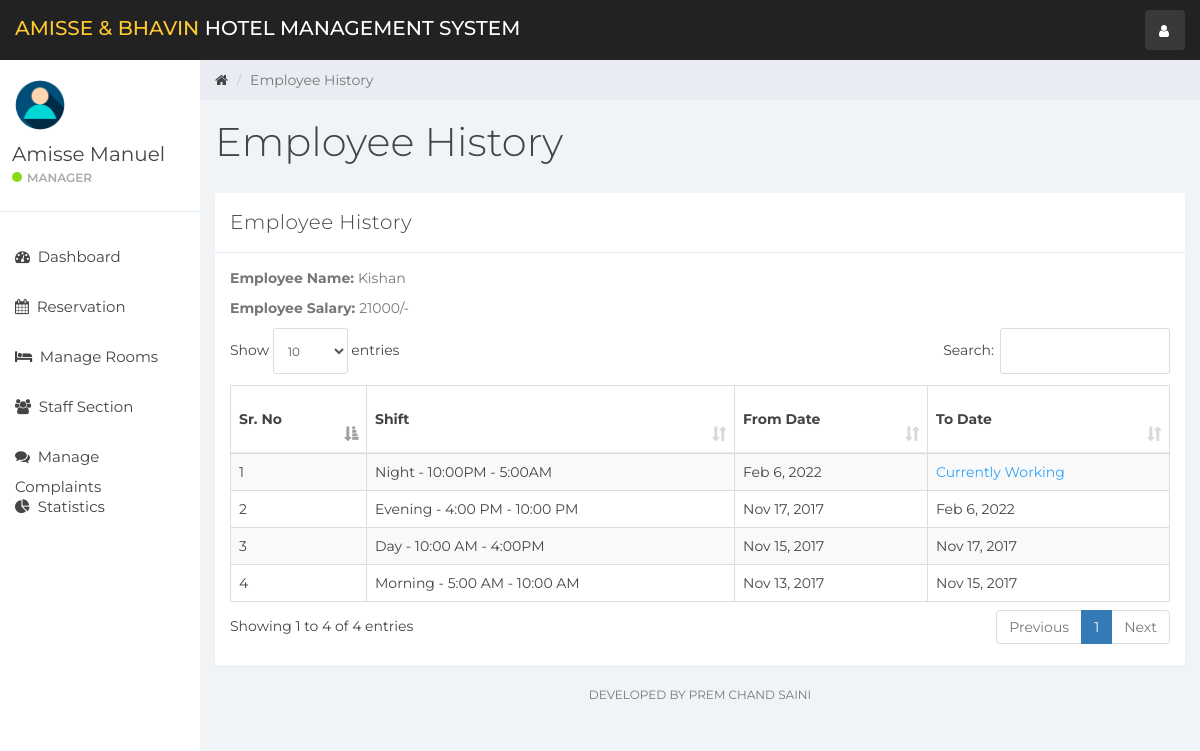
/index.php?emp_history&empid=1 (signed in), run on the app's committed database.
### tables this page shows
CREATE TABLE `user` (
  `id` int(11) NOT NULL,
  `name` varchar(100) NOT NULL,
  `username` varchar(15) NOT NULL,
  `email` varchar(100) NOT NULL,
  `password` varchar(100) NOT NULL,
  `created_at` timestamp NOT NULL DEFAULT current_timestamp()
);

CREATE TABLE `staff` (
  `emp_id` int(11) NOT NULL,
  `emp_name` varchar(100) NOT NULL,
  `staff_type_id` int(11) NOT NULL,
  `shift_id` int(11) NOT NULL,
  `id_card_type` int(11) NOT NULL,
  `id_card_no` varchar(20) NOT NULL,
  `address` varchar(100) NOT NULL,
  `contact_no` bigint(20) NOT NULL,
  `salary` bigint(20) NOT NULL,
  `joining_date` timestamp NOT NULL DEFAULT current_timestamp(),
  `updated_at` timestamp NOT NULL DEFAULT current_timestamp() ON UPDATE current_timestamp()
);

CREATE TABLE `emp_history` (
  `id` int(11) NOT NULL,
  `emp_id` int(11) NOT NULL,
  `shift_id` int(11) NOT NULL,
  `from_date` timestamp NOT NULL DEFAULT current_timestamp(),
  `to_date` timestamp NULL DEFAULT NULL,
  `created_at` timestamp NOT NULL DEFAULT current_timestamp()
);

CREATE TABLE `shift` (
  `shift_id` int(10) NOT NULL,
  `shift` varchar(100) NOT NULL,
  `shift_timing` varchar(100) NOT NULL
);

### emp_history.php (the view, shortened to what this page needs)
<div class="col-sm-9 col-sm-offset-3 col-lg-10 col-lg-offset-2 main">
    <div class="row">
        <ol class="breadcrumb">
            <li><a href="#">
                    <em class="fa fa-home"></em>
                </a></li>
            <li class="active">Employee History</li>
        </ol>
    </div>
    <div class="row">
        <div class="col-lg-12">
            <h1 class="page-header">Employee History</h1>
        </div>
    </div>
    <div class="row">
        <div class="col-lg-12">
            <div class="panel panel-default">
                <div class="panel-heading">Employee History</div>
                <div class="panel-body">
                    <?php
                    if(isset($_GET['empid'])){
                        $emp_id = $_GET['empid'];
                    }else{
                        header('Location:404.php');
                    }
                    $emp = "SELECT * FROM staff WHERE emp_id='$emp_id'";
                    $emp_result = mysqli_query($connection,$emp);
                    $employee = mysqli_fetch_assoc($emp_result);
                    ?>
                    <p><b>Employee Name: </b> <?php echo $employee['emp_name']; ?></p>
                    <p><b>Employee Salary: </b> <?php echo $employee['salary'].'/-'; ?></p>
                    <table class="table table-striped table-bordered table-responsive" cellspacing="0" width="100%"
                           id="rooms">
                        <thead>
                        <tr>
                            <th>Sr. No</th>
                            <th>Shift</th>
                            <th>From Date</th>
                            <th>To Date</th>
                        </tr>
                        </thead>
                        <tbody>
                        <?php
                        $staff_query = "SELECT * FROM emp_history NATURAL JOIN shift WHERE emp_id = '$emp_id' ORDER BY created_at DESC";
                        $staff_result = mysqli_query($connection, $staff_query);
                        if (mysqli_num_rows($staff_result) > 0) {
                            $num = 0;
                            while ($staff = mysqli_fetch_assoc($staff_result)) {
                                $num++;
                                ?>
                                <tr>
                                    <td><?php echo $num; ?></td>
                                    <td><?php echo $staff['shift'].' - '.$staff['shift_timing']; ?></td>
                                    <td><?php echo date('M j, Y', strtotime($staff['from_date'])); ?></td>
                                    <td>
                                        <?php
                                        if ($staff['to_date'] == NULL){
                                            echo "<div class='color-blue'>Currently Working</div>";
                                        }else{
                                            echo date('M j, Y', strtotime($staff['to_date']));
                                        }?>
                                    </td>
                                </tr>
                                <?php
                            }
                        }
                        ?>
                        </tbody>
                    </table>
                </div>
            </div>
        </div>
    </div>
    <div class="row">
        <div class="col-sm-12">
        <p class="back-link">Developed By Prem Chand Saini</p>
        </div>
    </div>
</div>

### sidebar.php (shortened to what this page needs)
<div id="sidebar-collapse" class="col-sm-3 col-lg-2 sidebar">
    <div class="profile-sidebar">
        <div class="profile-userpic">
            <img src="img/user.png" class="img-responsive" alt="">
        </div>
        <div class="profile-usertitle">
            <div class="profile-usertitle-name"><?php echo $user['name'];?></div>
            <div class="profile-usertitle-status"><span class="indicator label-success"></span>Manager</div>
        </div>
    </div>
    <ul class="nav menu">
    <?php
        if (isset($_GET['dashboard'])){ ?>
            <li class="active">
                <a href="index.php?dashboard"><em class="fa fa-dashboard">&nbsp;</em>
                    Dashboard
                </a>
            </li>
        <?php } else{?>
            <li>
                <a href="index.php?dashboard"><em class="fa fa-dashboard">&nbsp;</em>
                    Dashboard
                </a>
            </li>
        <?php }
        if (isset($_GET['reservation'])){ ?>
            <li class="active">
            <a href="index.php?reservation"><em class="fa fa-calendar">&nbsp;</em>
                    Reservation
                </a>
            </li>
        <?php } else{?>
            <li>
            <a href="index.php?reservation"><em class="fa fa-calendar">&nbsp;</em>
                    Reservation
                </a>
            </li>
        <?php }
        if (isset($_GET['room_mang'])){ ?>
            <li class="active">
                <a href="index.php?room_mang"><em class="fa fa-bed">&nbsp;</em>
                    Manage Rooms
                </a>
            </li>
        <?php } else{?>
            <li>
            <a href="index.php?room_mang"><em class="fa fa-bed">&nbsp;</em>
                    Manage Rooms
                </a>
            </li>
        <?php }
        if (isset($_GET['staff_mang'])){ ?>
            <li class="active">
                <a href="index.php?staff_mang"><em class="fa fa-users">&nbsp;</em>
                    Staff Section
                </a>
            </li>
        <?php } else{?>
            <li>
                <a href="index.php?staff_mang"><em class="fa fa-users">&nbsp;</em>
                    Staff Section
                </a>
            </li>
        <?php }
        if (isset($_GET['complain'])){ ?>
            <li class="active">
                <a href="index.php?complain"><em class="fa fa-comments">&nbsp;</em>
                    Manage Complaints
                </a>
            </li>
        <?php } else{?>
            <li>
                <a href="index.php?complain"><em class="fa fa-comments">&nbsp;</em>
                    Manage Complaints
                </a>
            </li>
        <?php }
        ?>
        <?php
        if (isset($_GET['statistics'])){ ?>
            <li class="active">
                <a href="index.php?statistics"><em class="fa fa-pie-chart">&nbsp;</em>
                    Statistics
                </a>
            </li>
        <?php } else{?>
        <li>
            <a href="index.php?statistics"><em class="fa fa-pie-chart">&nbsp;</em>
                Statistics
            </a>
        </li>
<?php }?>
    </ul>
</div>

### css/styles.css (style rules this page uses)
body { background: #f1f4f7; padding-top: 60px; font-size: 14px; color: #444444; font-family: "Montserrat", "Helvetica Neue", Helvetica, Arial, sans-serif; }
p { color: #777; }
a, a:hover, a:focus { color: #444444; }
h1, h2, h3, h4, h5, h6 { color: #444444; }
h1 { font-weight: 300; font-size: 40px; }
.color-blue { color: #30a5ff; }
.label-success { background-color: #8ad919; }
.panel { border: 0; }
.panel-heading { font-size: 20px; font-weight: 300; letter-spacing: 0.025em; height: 60px; line-height: 38px; }
.panel-default .panel-heading { background: #fff; border-bottom: 1px solid #e9ecf2; color: #444444; }
.sidebar { display: block; padding: 0; display: none; box-shadow: none; background: #fff; }
.sidebar ul { margin: 20px 0px; }
@media (min-width: 768px) { .sidebar { display: block; position: fixed; top: 60px; bottom: 0; left: 0; z-index: 1000; display: block; margin: 0; padding: 0; overflow-x: hidden; overflow-y: auto; } }
.sidebar ul.nav li a { height: 50px; font-size: 15px; line-height: 2em; color: #444444; }
.profile-sidebar { padding: 10px 0; border-bottom: 1px solid #e9ecf2; }
.indicator { width: 10px; height: 10px; display: inline-block; border-radius: 9999px; margin-right: 5px; }
.profile-userpic img { float: left; margin: 10px 0px 0px 15px; width: 50px; height: 50px; border-radius: 9999px !important; }
.profile-usertitle { float: left; text-align: left; margin: 10px 0 0 12px; }
.profile-usertitle-name { font-size: 20px; margin-bottom: 0px; }
.profile-usertitle-status { text-transform: uppercase; color: #aaa; font-size: 12px; font-weight: 600; margin-bottom: 15px; }
.breadcrumb { border-radius: 0; padding: 10px 15px 10px 15px; background: #e9ecf2; margin: 0; }
h1.page-header { margin-top: 20px; border-bottom: 0; }
.table { background: #fff; }
.table > thead > tr > th { border-bottom: 1px solid #e6e7e8; vertical-align: middle; height: 50px; }
p.back-link { text-align: center; margin-bottom: 20px; font-size: 12px; text-transform: uppercase; }

### data on the page
user: name "Amisse Manuel"
staff: emp_name "Kishan", salary "21000"
emp_history: shift.shift "Night", shift.shift_timing "10:00PM - 5:00AM", from_date "Feb 6, 2022", shows "Currently Working"
emp_history: shift.shift "Evening", shift.shift_timing "4:00 PM - 10:00 PM", from_date "Nov 17, 2017", to_date "Feb 6, 2022"
emp_history: shift.shift "Day", shift.shift_timing "10:00 AM - 4:00PM", from_date "Nov 15, 2017", to_date "Nov 17, 2017"
emp_history: shift.shift "Morning", shift.shift_timing "5:00 AM - 10:00 AM", from_date "Nov 13, 2017", to_date "Nov 15, 2017"
